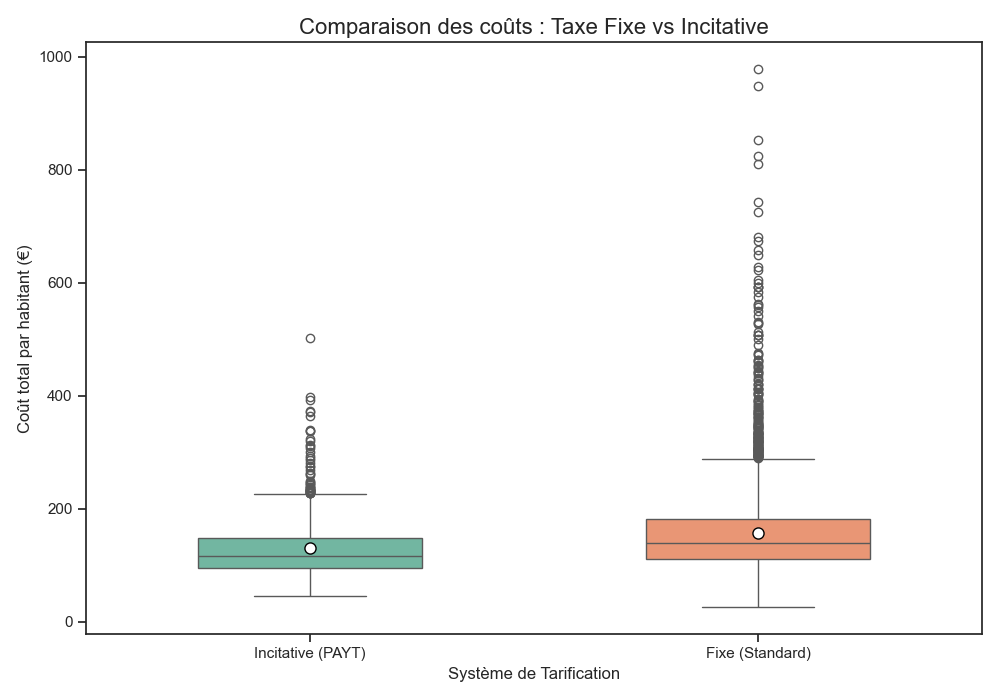

Reproduce this figure in Python.
import pandas as pd
import matplotlib.pyplot as plt
import seaborn as sns

df = pd.read_csv('data/public_data_waste_fee.csv')

df['type_taxe'] = df['d_fee'].map({0: 'Fixe (Standard)', 1: 'Incitative (PAYT)'})

plt.figure(figsize=(10, 7))
sns.set_theme(style="ticks")

sns.boxplot(
    data=df, 
    x='type_taxe', 
    y='tc', 
    palette='Set2',
    width=0.5,
    showmeans=True,
    meanprops={"marker":"o", "markerfacecolor":"white", "markeredgecolor":"black", "markersize":"8"}
)

plt.title('Comparaison des coûts : Taxe Fixe vs Incitative', fontsize=16)
plt.xlabel('Système de Tarification', fontsize=12)
plt.ylabel('Coût total par habitant (€)', fontsize=12)

plt.tight_layout()
plt.show()
